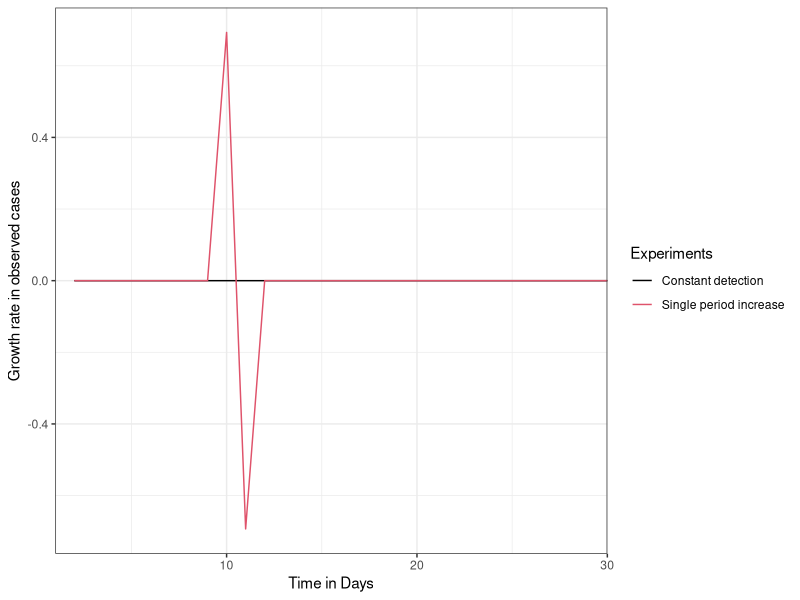
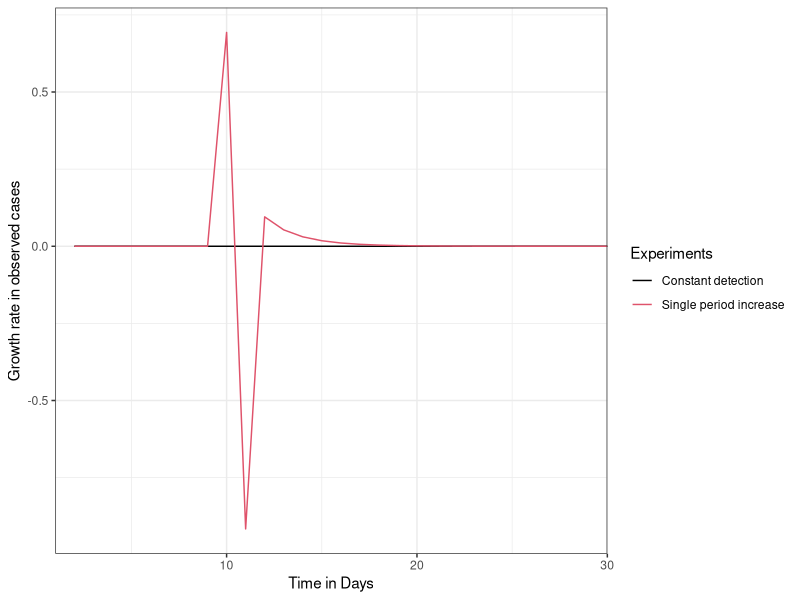

Generate these figures, in order, with R:
library(ggplot2)

## Assume that 100 cases are available for detection each day
df <- data.frame(time=1:30, infected=rep(100, 30))

omega <- 0.25
df$observed0 <- df$infected * omega

## In the absence of a weather shock, growth rates are constant at 0
df$growth0 <- c(NA, log(df$observed0[2:nrow(df)]) - log(df$observed0[1:(nrow(df)-1)]))

## Now, suppose omega increases to 1 only on day 10
df$observed1 <- df$infected * c(rep(omega, 9), .5, rep(omega, 20))
df$growth1 <- c(NA, log(df$observed1[2:nrow(df)]) - log(df$observed1[1:(nrow(df)-1)]))

df$observed2 <- df$infected * c(rep(omega, 9), rep(.5, 21))
df$growth2 <- c(NA, log(df$observed2[2:nrow(df)]) - log(df$observed2[1:(nrow(df)-1)]))

ggplot(df, aes(time)) +
    geom_line(aes(y=growth0, colour='Constant detection', linetype='Constant detection')) +
    geom_line(aes(y=growth1, colour='Single period increase', linetype='Single period increase')) +
    # geom_line(aes(y=growth2, colour='Level shift increase', linetype='Level shift increase')) +
    # scale_colour_manual("Experiments", breaks=c('Constant detection', 'Single period increase', 'Level shift increase'), values=1:3) +
    # scale_linetype_manual("Experiments", breaks=c('Constant detection', 'Single period increase', 'Level shift increase'), values=c('solid', 'solid', 'dashed')) +
    scale_colour_manual("Experiments", breaks=c('Constant detection', 'Single period increase'), values=1:2) +
    scale_linetype_manual("Experiments", breaks=c('Constant detection', 'Single period increase'), values=c('solid', 'solid')) +
    theme_bw() + xlab("Time in Days") + ylab("Growth rate in observed cases") +
    scale_x_continuous(expand=c(0, 0))

## Assume that 100 new cases, but a pool for observations
df <- data.frame(time=1:30, infected=rep(100, 30))

omega <- 0.25
df$observable0 <- 250
df$observed0 <- 62.5
for (ii in 2:30) {
    df$observed0[ii] <- omega * df$observable0[ii-1]
    df$observable0[ii] <- .8 * (df$observable0[ii-1] - df$observed0[ii]) + df$infected[ii-1]
}

df$growth0 <- c(NA, log(df$observed0[2:nrow(df)]) - log(df$observed0[1:(nrow(df)-1)]))

## Now, suppose omega increases to 0.6 only on day 10
df$observable1 <- 250
df$observed1 <- 62.5
for (ii in 2:30) {
    if (ii == 10)
        df$observed1[ii] <- 0.5 * df$observable1[ii-1]
    else
        df$observed1[ii] <- omega * df$observable1[ii-1]
    df$observable1[ii] <- .8 * (df$observable1[ii-1] - df$observed1[ii]) + df$infected[ii-1]
}

df$growth1 <- c(NA, log(df$observed1[2:nrow(df)]) - log(df$observed1[1:(nrow(df)-1)]))

df$observable2 <- 250
df$observed2 <- 62.5
for (ii in 2:30) {
    if (ii >= 10)
        df$observed2[ii] <- 0.5 * df$observable2[ii-1]
    else
        df$observed2[ii] <- omega * df$observable2[ii-1]
    df$observable2[ii] <- .8 * (df$observable2[ii-1] - df$observed2[ii]) + df$infected[ii-1]
}

df$growth2 <- c(NA, log(df$observed2[2:nrow(df)]) - log(df$observed2[1:(nrow(df)-1)]))

ggplot(df, aes(time)) +
    geom_line(aes(y=growth0, colour='Constant detection', linetype='Constant detection')) +
    geom_line(aes(y=growth1, colour='Single period increase', linetype='Single period increase')) +
    # geom_line(aes(y=growth2, colour='Level shift increase', linetype='Level shift increase')) +
    # scale_colour_manual("Experiments", breaks=c('Constant detection', 'Single period increase', 'Level shift increase'), values=1:3) +
    # scale_linetype_manual("Experiments", breaks=c('Constant detection', 'Single period increase', 'Level shift increase'), values=c('solid', 'solid', 'dashed')) +
    scale_colour_manual("Experiments", breaks=c('Constant detection', 'Single period increase'), values=1:2) +
    scale_linetype_manual("Experiments", breaks=c('Constant detection', 'Single period increase'), values=c('solid', 'solid')) +
    theme_bw() + xlab("Time in Days") + ylab("Growth rate in observed cases") +
    scale_x_continuous(expand=c(0, 0))
